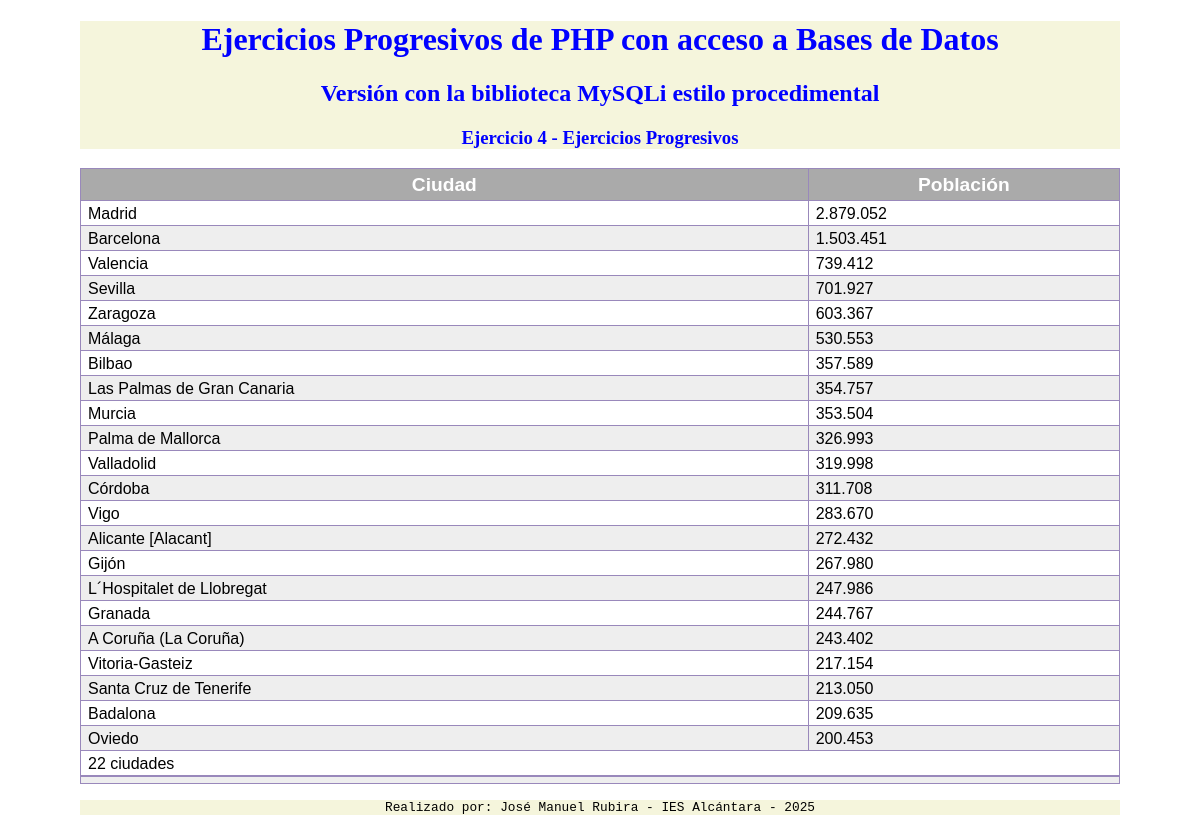
The page /Viejo/Ud3/Prueba/ejercicio4.php on the database its author committed.
### tables this page shows
CREATE TABLE `city` (
  `ID` INT(11) NOT NULL AUTO_INCREMENT,
  `Name` CHAR(35) NOT NULL DEFAULT '',
  `CountryCode` CHAR(3) NOT NULL DEFAULT '',
  `District` CHAR(20) NOT NULL DEFAULT '',
  `Population` INT(11) NOT NULL DEFAULT '0',
  PRIMARY KEY (`ID`),
  KEY `CountryCode` (`CountryCode`),
  CONSTRAINT `city_ibfk_1` FOREIGN KEY (`CountryCode`) REFERENCES `country` (`Code`)
);

### Viejo/Ud3/Prueba/ejercicio4.php (the view, shortened to what this page needs)
<?php
$titulo = "Ejercicio 4 - Ejercicios Progresivos";
require("includes/cabecera.php");
?>
<table>
	<tr>
		<th>Ciudad</th>
		<th>Población</th>
	</tr>
	<?php
	$cnx = conectar();
	$sql = "select Name, Population from city where CountryCode = (select Code from country where Name = 'Spain') and (Population > 200000)";
	$res = mysqli_query($cnx, $sql) or die(mysqli_error($cnx));
	$conta = 1;
	if (mysqli_num_rows($res) > 0) {
		while ($datosCiudad = mysqli_fetch_array($res)) {
			echo "<tr>";
			$conta++;
			$poblacion = number_format($datosCiudad['Population'], 0, ',', '.');
			$ciudad = $datosCiudad['Name'];
			echo "<td>$ciudad</td>\n";
			echo "<td>$poblacion</td>\n";
			echo "</tr>\n";
		}
		$conta = $conta - 1;
		echo "<tr><td colspan='2'>$conta ciudades</td></tr>";
	} else {
		echo "<tr><td colspan='2' align='center' >No se obtuvieron resultados</td></tr>";
	}
	?>
</table>
<form action="<?= $_SERVER['PHP_SELF'] ?>" method="post">
	<table>
		<tr>
			<td></td>
		</tr>
	</table>
</form>
<?php
require("includes/pie.php");
?>

### Viejo/Ud3/Prueba/includes/cabecera.php (shortened to what this page needs)
<!DOCTYPE html>
<html lang="es">
<head>
	<link rel="stylesheet" type="text/css" href="style/style.css" />
</head>
<body>
	<header id="cab">
		<h1 class="centrado">Ejercicios Progresivos de PHP con acceso a Bases de Datos</h1>
		<h2 class="centrado">Versión con la biblioteca MySQLi estilo procedimental</h2>
		<h3 class="centrado"><?= $titulo ?></h3>
	</header>

### Viejo/Ud3/Prueba/includes/pie.php
<footer class="centrado" id="pie">Realizado por: José Manuel Rubira - IES Alcántara - <?= date('Y')?></footer>
</body>
</html>

### Viejo/Ud3/Prueba/style/style.css (style rules this page uses)
body { margin-left: 5rem; margin-right: 5rem; }
.centrado { text-align: center; }
#cab { background-color:beige; color:blue; font-family: Georgia, 'Times New Roman', Times, serif; }
#pie { margin-top: 1rem; background-color: beige; font-family: 'Courier New'; font-size: 0.8rem; }
table { font-family:Arial; width:100%; border-collapse: collapse; }
th { font-size:1.2em; border: 1px solid #98b; padding-top:5px; padding-bottom:4px; background-color:#aaa; color:#fff; }
td { text-align: left; font-size:1em; border:1px solid #98b; padding:4px 7px 2px 7px; }
tr:nth-child(odd) { color:#000; background-color:#eee; }

### rows shown on the page
city: Name "Madrid", Population "2.879.052"
city: Name "Barcelona", Population "1.503.451"
city: Name "Valencia", Population "739.412"
city: Name "Sevilla", Population "701.927"
city: Name "Zaragoza", Population "603.367"
city: Name "Málaga", Population "530.553"
city: Name "Bilbao", Population "357.589"
city: Name "Las Palmas de Gran Canaria", Population "354.757"
city: Name "Murcia", Population "353.504"
city: Name "Palma de Mallorca", Population "326.993"
city: Name "Valladolid", Population "319.998"
city: Name "Córdoba", Population "311.708"
city: Name "Vigo", Population "283.670"
city: Name "Alicante [Alacant]", Population "272.432"
city: Name "Gijón", Population "267.980"
city: Name "L´Hospitalet de Llobregat", Population "247.986"
city: Name "Granada", Population "244.767"
city: Name "A Coruña (La Coruña)", Population "243.402"
city: Name "Vitoria-Gasteiz", Population "217.154"
city: Name "Santa Cruz de Tenerife", Population "213.050"
city: Name "Badalona", Population "209.635"
city: Name "Oviedo", Population "200.453"

### other values the page prints
$titulo "Ejercicio 4 - Ejercicios Progresivos"
$conta "22"
